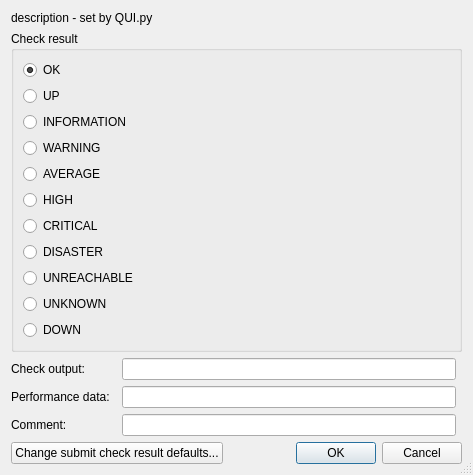
<?xml version="1.0" encoding="UTF-8"?>
<ui version="4.0">
 <class>dialog_submit</class>
 <widget class="QDialog" name="dialog_submit">
  <property name="geometry">
   <rect>
    <x>0</x>
    <y>0</y>
    <width>473</width>
    <height>449</height>
   </rect>
  </property>
  <property name="sizePolicy">
   <sizepolicy hsizetype="Minimum" vsizetype="Minimum">
    <horstretch>0</horstretch>
    <verstretch>0</verstretch>
   </sizepolicy>
  </property>
  <property name="maximumSize">
   <size>
    <width>16777215</width>
    <height>16777215</height>
   </size>
  </property>
  <property name="windowTitle">
   <string>Submit check result</string>
  </property>
  <property name="sizeGripEnabled">
   <bool>true</bool>
  </property>
  <property name="modal">
   <bool>true</bool>
  </property>
  <layout class="QGridLayout" name="gridLayout">
   <item row="5" column="2">
    <widget class="QLineEdit" name="input_lineedit_performance_data">
     <property name="sizePolicy">
      <sizepolicy hsizetype="Expanding" vsizetype="Maximum">
       <horstretch>0</horstretch>
       <verstretch>0</verstretch>
      </sizepolicy>
     </property>
    </widget>
   </item>
   <item row="3" column="0" alignment="Qt::AlignVCenter">
    <widget class="QLabel" name="label_check_output">
     <property name="text">
      <string>Check output:</string>
     </property>
    </widget>
   </item>
   <item row="3" column="2">
    <widget class="QLineEdit" name="input_lineedit_check_output">
     <property name="sizePolicy">
      <sizepolicy hsizetype="Expanding" vsizetype="Maximum">
       <horstretch>0</horstretch>
       <verstretch>0</verstretch>
      </sizepolicy>
     </property>
    </widget>
   </item>
   <item row="5" column="0" alignment="Qt::AlignVCenter">
    <widget class="QLabel" name="label_performance_data">
     <property name="text">
      <string>Performance data:</string>
     </property>
    </widget>
   </item>
   <item row="1" column="0" colspan="4">
    <widget class="QGroupBox" name="check_result_groupbox">
     <property name="title">
      <string>Check result</string>
     </property>
     <layout class="QVBoxLayout" name="verticalLayout">
      <item>
       <widget class="QRadioButton" name="input_radiobutton_result_ok">
        <property name="text">
         <string>OK</string>
        </property>
        <property name="checked">
         <bool>true</bool>
        </property>
       </widget>
      </item>
      <item>
       <widget class="QRadioButton" name="input_radiobutton_result_up">
        <property name="text">
         <string>UP</string>
        </property>
       </widget>
      </item>
      <item>
       <widget class="QRadioButton" name="input_radiobutton_result_information">
        <property name="text">
         <string>INFORMATION</string>
        </property>
       </widget>
      </item>
      <item>
       <widget class="QRadioButton" name="input_radiobutton_result_warning">
        <property name="text">
         <string>WARNING</string>
        </property>
       </widget>
      </item>
      <item>
       <widget class="QRadioButton" name="input_radiobutton_result_average">
        <property name="text">
         <string>AVERAGE</string>
        </property>
       </widget>
      </item>
      <item>
       <widget class="QRadioButton" name="input_radiobutton_result_high">
        <property name="text">
         <string>HIGH</string>
        </property>
       </widget>
      </item>
      <item>
       <widget class="QRadioButton" name="input_radiobutton_result_critical">
        <property name="text">
         <string>CRITICAL</string>
        </property>
       </widget>
      </item>
      <item>
       <widget class="QRadioButton" name="input_radiobutton_result_disaster">
        <property name="text">
         <string>DISASTER</string>
        </property>
       </widget>
      </item>
      <item>
       <widget class="QRadioButton" name="input_radiobutton_result_unreachable">
        <property name="text">
         <string>UNREACHABLE</string>
        </property>
       </widget>
      </item>
      <item>
       <widget class="QRadioButton" name="input_radiobutton_result_unknown">
        <property name="text">
         <string>UNKNOWN</string>
        </property>
       </widget>
      </item>
      <item>
       <widget class="QRadioButton" name="input_radiobutton_result_down">
        <property name="text">
         <string>DOWN</string>
        </property>
       </widget>
      </item>
     </layout>
    </widget>
   </item>
   <item row="7" column="0" alignment="Qt::AlignVCenter">
    <widget class="QLabel" name="label_comment">
     <property name="text">
      <string>Comment:</string>
     </property>
    </widget>
   </item>
   <item row="0" column="0" colspan="4">
    <widget class="QLabel" name="input_label_description">
     <property name="text">
      <string>description - set by QUI.py</string>
     </property>
    </widget>
   </item>
   <item row="11" column="0" rowspan="2" colspan="4">
    <layout class="QHBoxLayout" name="horizontalLayout">
     <item>
      <widget class="QPushButton" name="button_change_defaults_submit_check_result">
       <property name="text">
        <string>Change submit check result defaults...</string>
       </property>
      </widget>
     </item>
     <item>
      <widget class="QDialogButtonBox" name="button_box">
       <property name="orientation">
        <enum>Qt::Horizontal</enum>
       </property>
       <property name="standardButtons">
        <set>QDialogButtonBox::Cancel|QDialogButtonBox::Ok</set>
       </property>
      </widget>
     </item>
    </layout>
   </item>
   <item row="7" column="2">
    <widget class="QLineEdit" name="input_lineedit_comment">
     <property name="sizePolicy">
      <sizepolicy hsizetype="Expanding" vsizetype="Maximum">
       <horstretch>0</horstretch>
       <verstretch>0</verstretch>
      </sizepolicy>
     </property>
    </widget>
   </item>
   <item row="10" column="0">
    <spacer name="verticalSpacer">
     <property name="orientation">
      <enum>Qt::Vertical</enum>
     </property>
     <property name="sizeHint" stdset="0">
      <size>
       <width>20</width>
       <height>40</height>
      </size>
     </property>
    </spacer>
   </item>
  </layout>
 </widget>
 <tabstops>
  <tabstop>input_radiobutton_result_ok</tabstop>
  <tabstop>input_radiobutton_result_up</tabstop>
  <tabstop>input_radiobutton_result_warning</tabstop>
  <tabstop>input_radiobutton_result_critical</tabstop>
  <tabstop>input_radiobutton_result_unreachable</tabstop>
  <tabstop>input_radiobutton_result_unknown</tabstop>
  <tabstop>input_radiobutton_result_down</tabstop>
  <tabstop>input_lineedit_check_output</tabstop>
  <tabstop>input_lineedit_performance_data</tabstop>
  <tabstop>input_lineedit_comment</tabstop>
  <tabstop>button_change_defaults_submit_check_result</tabstop>
 </tabstops>
 <resources/>
 <connections>
  <connection>
   <sender>button_box</sender>
   <signal>accepted()</signal>
   <receiver>dialog_submit</receiver>
   <slot>accept()</slot>
   <hints>
    <hint type="sourcelabel">
     <x>248</x>
     <y>254</y>
    </hint>
    <hint type="destinationlabel">
     <x>157</x>
     <y>274</y>
    </hint>
   </hints>
  </connection>
  <connection>
   <sender>button_box</sender>
   <signal>rejected()</signal>
   <receiver>dialog_submit</receiver>
   <slot>reject()</slot>
   <hints>
    <hint type="sourcelabel">
     <x>316</x>
     <y>260</y>
    </hint>
    <hint type="destinationlabel">
     <x>286</x>
     <y>274</y>
    </hint>
   </hints>
  </connection>
 </connections>
</ui>
